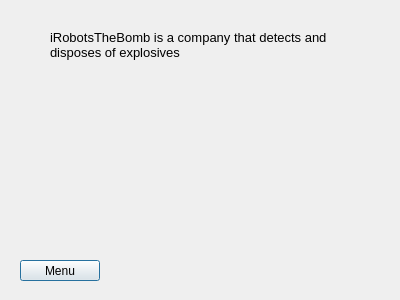
<?xml version="1.0" encoding="UTF-8"?>
<ui version="4.0">
 <class>concept</class>
 <widget class="QDialog" name="concept">
  <property name="geometry">
   <rect>
    <x>0</x>
    <y>0</y>
    <width>400</width>
    <height>300</height>
   </rect>
  </property>
  <property name="windowTitle">
   <string>Dialog</string>
  </property>
  <widget class="QLabel" name="conceptLabel">
   <property name="geometry">
    <rect>
     <x>50</x>
     <y>30</y>
     <width>311</width>
     <height>191</height>
    </rect>
   </property>
   <property name="font">
    <font>
     <pointsize>10</pointsize>
    </font>
   </property>
   <property name="text">
    <string>iRobotsTheBomb is a company that detects and disposes of explosives</string>
   </property>
   <property name="alignment">
    <set>Qt::AlignLeading|Qt::AlignLeft|Qt::AlignTop</set>
   </property>
   <property name="wordWrap">
    <bool>true</bool>
   </property>
  </widget>
  <widget class="QPushButton" name="backButton">
   <property name="geometry">
    <rect>
     <x>20</x>
     <y>260</y>
     <width>80</width>
     <height>21</height>
    </rect>
   </property>
   <property name="text">
    <string>Menu</string>
   </property>
  </widget>
 </widget>
 <resources/>
 <connections/>
</ui>
